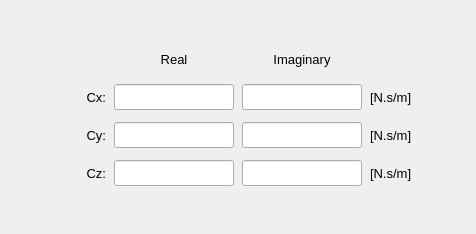
           <widget class="QWidget" name="tab_constant_data">
            <attribute name="title">
             <string>Constant data</string>
            </attribute>
            <layout class="QGridLayout" name="gridLayout_12">
             <property name="leftMargin">
              <number>2</number>
             </property>
             <property name="topMargin">
              <number>2</number>
             </property>
             <property name="rightMargin">
              <number>2</number>
             </property>
             <property name="bottomMargin">
              <number>2</number>
             </property>
             <property name="spacing">
              <number>2</number>
             </property>
             <item row="0" column="0">
              <spacer name="verticalSpacer">
               <property name="orientation">
                <enum>Qt::Orientation::Vertical</enum>
               </property>
               <property name="sizeHint" stdset="0">
                <size>
                 <width>20</width>
                 <height>40</height>
                </size>
               </property>
              </spacer>
             </item>
             <item row="2" column="0">
              <widget class="QFrame" name="frame_8">
               <property name="minimumSize">
                <size>
                 <width>340</width>
                 <height>0</height>
                </size>
               </property>
               <property name="maximumSize">
                <size>
                 <width>16777215</width>
                 <height>16777215</height>
                </size>
               </property>
               <property name="font">
                <font>
                 <pointsize>11</pointsize>
                 <bold>false</bold>
                </font>
               </property>
               <property name="frameShape">
                <enum>QFrame::Shape::NoFrame</enum>
               </property>
               <property name="frameShadow">
                <enum>QFrame::Shadow::Raised</enum>
               </property>
               <layout class="QGridLayout" name="gridLayout">
                <property name="leftMargin">
                 <number>4</number>
                </property>
                <property name="topMargin">
                 <number>4</number>
                </property>
                <property name="rightMargin">
                 <number>4</number>
                </property>
                <property name="bottomMargin">
                 <number>6</number>
                </property>
                <property name="horizontalSpacing">
                 <number>8</number>
                </property>
                <property name="verticalSpacing">
                 <number>12</number>
                </property>
                <item row="4" column="3">
                 <widget class="QLineEdit" name="lineEdit_right_Cy">
                  <property name="minimumSize">
                   <size>
                    <width>120</width>
                    <height>26</height>
                   </size>
                  </property>
                  <property name="maximumSize">
                   <size>
                    <width>120</width>
                    <height>26</height>
                   </size>
                  </property>
                  <property name="font">
                   <font>
                    <family>MS Shell Dlg 2</family>
                    <pointsize>10</pointsize>
                    <italic>false</italic>
                    <bold>false</bold>
                   </font>
                  </property>
                  <property name="styleSheet">
                   <string notr="true"/>
                  </property>
                  <property name="alignment">
                   <set>Qt::AlignmentFlag::AlignCenter</set>
                  </property>
                 </widget>
                </item>
                <item row="4" column="2">
                 <widget class="QLineEdit" name="lineEdit_left_Cy">
                  <property name="minimumSize">
                   <size>
                    <width>120</width>
                    <height>26</height>
                   </size>
                  </property>
                  <property name="maximumSize">
                   <size>
                    <width>120</width>
                    <height>26</height>
                   </size>
                  </property>
                  <property name="font">
                   <font>
                    <family>MS Shell Dlg 2</family>
                    <pointsize>10</pointsize>
                    <italic>false</italic>
                    <bold>false</bold>
                   </font>
                  </property>
                  <property name="styleSheet">
                   <string notr="true"/>
                  </property>
                  <property name="alignment">
                   <set>Qt::AlignmentFlag::AlignCenter</set>
                  </property>
                 </widget>
                </item>
                <item row="3" column="4">
                 <widget class="QLabel" name="label_unit_Cx">
                  <property name="minimumSize">
                   <size>
                    <width>60</width>
                    <height>26</height>
                   </size>
                  </property>
                  <property name="maximumSize">
                   <size>
                    <width>60</width>
                    <height>26</height>
                   </size>
                  </property>
                  <property name="font">
                   <font>
                    <family>MS Shell Dlg 2</family>
                    <pointsize>10</pointsize>
                    <italic>false</italic>
                    <bold>false</bold>
                   </font>
                  </property>
                  <property name="text">
                   <string>[N.s/m]</string>
                  </property>
                  <property name="alignment">
                   <set>Qt::AlignmentFlag::AlignLeading|Qt::AlignmentFlag::AlignLeft|Qt::AlignmentFlag::AlignVCenter</set>
                  </property>
                 </widget>
                </item>
                <item row="3" column="5">
                 <spacer name="horizontalSpacer">
                  <property name="orientation">
                   <enum>Qt::Orientation::Horizontal</enum>
                  </property>
                  <property name="sizeHint" stdset="0">
                   <size>
                    <width>40</width>
                    <height>20</height>
                   </size>
                  </property>
                 </spacer>
                </item>
                <item row="3" column="2">
                 <widget class="QLineEdit" name="lineEdit_left_Cx">
                  <property name="minimumSize">
                   <size>
                    <width>120</width>
                    <height>26</height>
                   </size>
                  </property>
                  <property name="maximumSize">
                   <size>
                    <width>120</width>
                    <height>26</height>
                   </size>
                  </property>
                  <property name="font">
                   <font>
                    <family>MS Shell Dlg 2</family>
                    <pointsize>10</pointsize>
                    <italic>false</italic>
                    <bold>false</bold>
                   </font>
                  </property>
                  <property name="styleSheet">
                   <string notr="true"/>
                  </property>
                  <property name="text">
                   <string/>
                  </property>
                  <property name="alignment">
                   <set>Qt::AlignmentFlag::AlignCenter</set>
                  </property>
                 </widget>
                </item>
                <item row="2" column="2">
                 <widget class="QLabel" name="label_dtype_left">
                  <property name="minimumSize">
                   <size>
                    <width>80</width>
                    <height>26</height>
                   </size>
                  </property>
                  <property name="maximumSize">
                   <size>
                    <width>16777215</width>
                    <height>26</height>
                   </size>
                  </property>
                  <property name="font">
                   <font>
                    <family>MS Shell Dlg 2</family>
                    <pointsize>10</pointsize>
                    <italic>false</italic>
                    <bold>false</bold>
                   </font>
                  </property>
                  <property name="text">
                   <string>Real</string>
                  </property>
                  <property name="alignment">
                   <set>Qt::AlignmentFlag::AlignCenter</set>
                  </property>
                 </widget>
                </item>
                <item row="3" column="3">
                 <widget class="QLineEdit" name="lineEdit_right_Cx">
                  <property name="minimumSize">
                   <size>
                    <width>120</width>
                    <height>26</height>
                   </size>
                  </property>
                  <property name="maximumSize">
                   <size>
                    <width>120</width>
                    <height>26</height>
                   </size>
                  </property>
                  <property name="font">
                   <font>
                    <family>MS Shell Dlg 2</family>
                    <pointsize>10</pointsize>
                    <italic>false</italic>
                    <bold>false</bold>
                   </font>
                  </property>
                  <property name="styleSheet">
                   <string notr="true"/>
                  </property>
                  <property name="alignment">
                   <set>Qt::AlignmentFlag::AlignCenter</set>
                  </property>
                 </widget>
                </item>
                <item row="5" column="4">
                 <widget class="QLabel" name="label_unit_Cz">
                  <property name="minimumSize">
                   <size>
                    <width>60</width>
                    <height>26</height>
                   </size>
                  </property>
                  <property name="maximumSize">
                   <size>
                    <width>60</width>
                    <height>26</height>
                   </size>
                  </property>
                  <property name="font">
                   <font>
                    <family>MS Shell Dlg 2</family>
                    <pointsize>10</pointsize>
                    <italic>false</italic>
                    <bold>false</bold>
                   </font>
                  </property>
                  <property name="text">
                   <string>[N.s/m]</string>
                  </property>
                  <property name="alignment">
                   <set>Qt::AlignmentFlag::AlignLeading|Qt::AlignmentFlag::AlignLeft|Qt::AlignmentFlag::AlignVCenter</set>
                  </property>
                 </widget>
                </item>
                <item row="4" column="4">
                 <widget class="QLabel" name="label_unit_Cy">
                  <property name="minimumSize">
                   <size>
                    <width>60</width>
                    <height>26</height>
                   </size>
                  </property>
                  <property name="maximumSize">
                   <size>
                    <width>60</width>
                    <height>26</height>
                   </size>
                  </property>
                  <property name="font">
                   <font>
                    <family>MS Shell Dlg 2</family>
                    <pointsize>10</pointsize>
                    <italic>false</italic>
                    <bold>false</bold>
                   </font>
                  </property>
                  <property name="text">
                   <string>[N.s/m]</string>
                  </property>
                  <property name="alignment">
                   <set>Qt::AlignmentFlag::AlignLeading|Qt::AlignmentFlag::AlignLeft|Qt::AlignmentFlag::AlignVCenter</set>
                  </property>
                 </widget>
                </item>
                <item row="2" column="3">
                 <widget class="QLabel" name="label_dtype_right">
                  <property name="minimumSize">
                   <size>
                    <width>80</width>
                    <height>26</height>
                   </size>
                  </property>
                  <property name="maximumSize">
                   <size>
                    <width>16777215</width>
                    <height>26</height>
                   </size>
                  </property>
                  <property name="font">
                   <font>
                    <family>MS Shell Dlg 2</family>
                    <pointsize>10</pointsize>
                    <italic>false</italic>
                    <bold>false</bold>
                   </font>
                  </property>
                  <property name="text">
                   <string>Imaginary</string>
                  </property>
                  <property name="alignment">
                   <set>Qt::AlignmentFlag::AlignCenter</set>
                  </property>
                 </widget>
                </item>
                <item row="5" column="2">
                 <widget class="QLineEdit" name="lineEdit_left_Cz">
                  <property name="minimumSize">
                   <size>
                    <width>120</width>
                    <height>26</height>
                   </size>
                  </property>
                  <property name="maximumSize">
                   <size>
                    <width>120</width>
                    <height>26</height>
                   </size>
                  </property>
                  <property name="font">
                   <font>
                    <family>MS Shell Dlg 2</family>
                    <pointsize>10</pointsize>
                    <italic>false</italic>
                    <bold>false</bold>
                   </font>
                  </property>
                  <property name="styleSheet">
                   <string notr="true"/>
                  </property>
                  <property name="alignment">
                   <set>Qt::AlignmentFlag::AlignCenter</set>
                  </property>
                 </widget>
                </item>
                <item row="3" column="0">
                 <spacer name="horizontalSpacer_2">
                  <property name="orientation">
                   <enum>Qt::Orientation::Horizontal</enum>
                  </property>
                  <property name="sizeHint" stdset="0">
                   <size>
                    <width>40</width>
                    <height>20</height>
                   </size>
                  </property>
                 </spacer>
                </item>
                <item row="4" column="1">
                 <widget class="QLabel" name="label_constant_Cy">
                  <property name="minimumSize">
                   <size>
                    <width>60</width>
                    <height>26</height>
                   </size>
                  </property>
                  <property name="maximumSize">
                   <size>
                    <width>60</width>
                    <height>26</height>
                   </size>
                  </property>
                  <property name="font">
                   <font>
                    <family>MS Shell Dlg 2</family>
                    <pointsize>10</pointsize>
                    <italic>false</italic>
                    <bold>false</bold>
                   </font>
                  </property>
                  <property name="text">
                   <string>Cy:</string>
                  </property>
                  <property name="alignment">
                   <set>Qt::AlignmentFlag::AlignRight|Qt::AlignmentFlag::AlignTrailing|Qt::AlignmentFlag::AlignVCenter</set>
                  </property>
                 </widget>
                </item>
                <item row="5" column="1">
                 <widget class="QLabel" name="label_constant_Cz">
                  <property name="minimumSize">
                   <size>
                    <width>60</width>
                    <height>26</height>
                   </size>
                  </property>
                  <property name="maximumSize">
                   <size>
                    <width>60</width>
                    <height>26</height>
                   </size>
                  </property>
                  <property name="font">
                   <font>
                    <family>MS Shell Dlg 2</family>
                    <pointsize>10</pointsize>
                    <italic>false</italic>
                    <bold>false</bold>
                   </font>
                  </property>
                  <property name="text">
                   <string>Cz:</string>
                  </property>
                  <property name="alignment">
                   <set>Qt::AlignmentFlag::AlignRight|Qt::AlignmentFlag::AlignTrailing|Qt::AlignmentFlag::AlignVCenter</set>
                  </property>
                 </widget>
                </item>
                <item row="5" column="3">
                 <widget class="QLineEdit" name="lineEdit_right_Cz">
                  <property name="minimumSize">
                   <size>
                    <width>120</width>
                    <height>26</height>
                   </size>
                  </property>
                  <property name="maximumSize">
                   <size>
                    <width>120</width>
                    <height>26</height>
                   </size>
                  </property>
                  <property name="font">
                   <font>
                    <family>MS Shell Dlg 2</family>
                    <pointsize>10</pointsize>
                    <italic>false</italic>
                    <bold>false</bold>
                   </font>
                  </property>
                  <property name="styleSheet">
                   <string notr="true"/>
                  </property>
                  <property name="alignment">
                   <set>Qt::AlignmentFlag::AlignCenter</set>
                  </property>
                 </widget>
                </item>
                <item row="3" column="1">
                 <widget class="QLabel" name="label_constant_Cx">
                  <property name="minimumSize">
                   <size>
                    <width>60</width>
                    <height>26</height>
                   </size>
                  </property>
                  <property name="maximumSize">
                   <size>
                    <width>60</width>
                    <height>26</height>
                   </size>
                  </property>
                  <property name="font">
                   <font>
                    <family>MS Shell Dlg 2</family>
                    <pointsize>10</pointsize>
                    <italic>false</italic>
                    <bold>false</bold>
                   </font>
                  </property>
                  <property name="text">
                   <string>Cx:</string>
                  </property>
                  <property name="alignment">
                   <set>Qt::AlignmentFlag::AlignRight|Qt::AlignmentFlag::AlignTrailing|Qt::AlignmentFlag::AlignVCenter</set>
                  </property>
                 </widget>
                </item>
               </layout>
              </widget>
             </item>
             <item row="3" column="0">
              <spacer name="verticalSpacer_2">
               <property name="orientation">
                <enum>Qt::Orientation::Vertical</enum>
               </property>
               <property name="sizeHint" stdset="0">
                <size>
                 <width>20</width>
                 <height>40</height>
                </size>
               </property>
              </spacer>
             </item>
            </layout>
           </widget>
